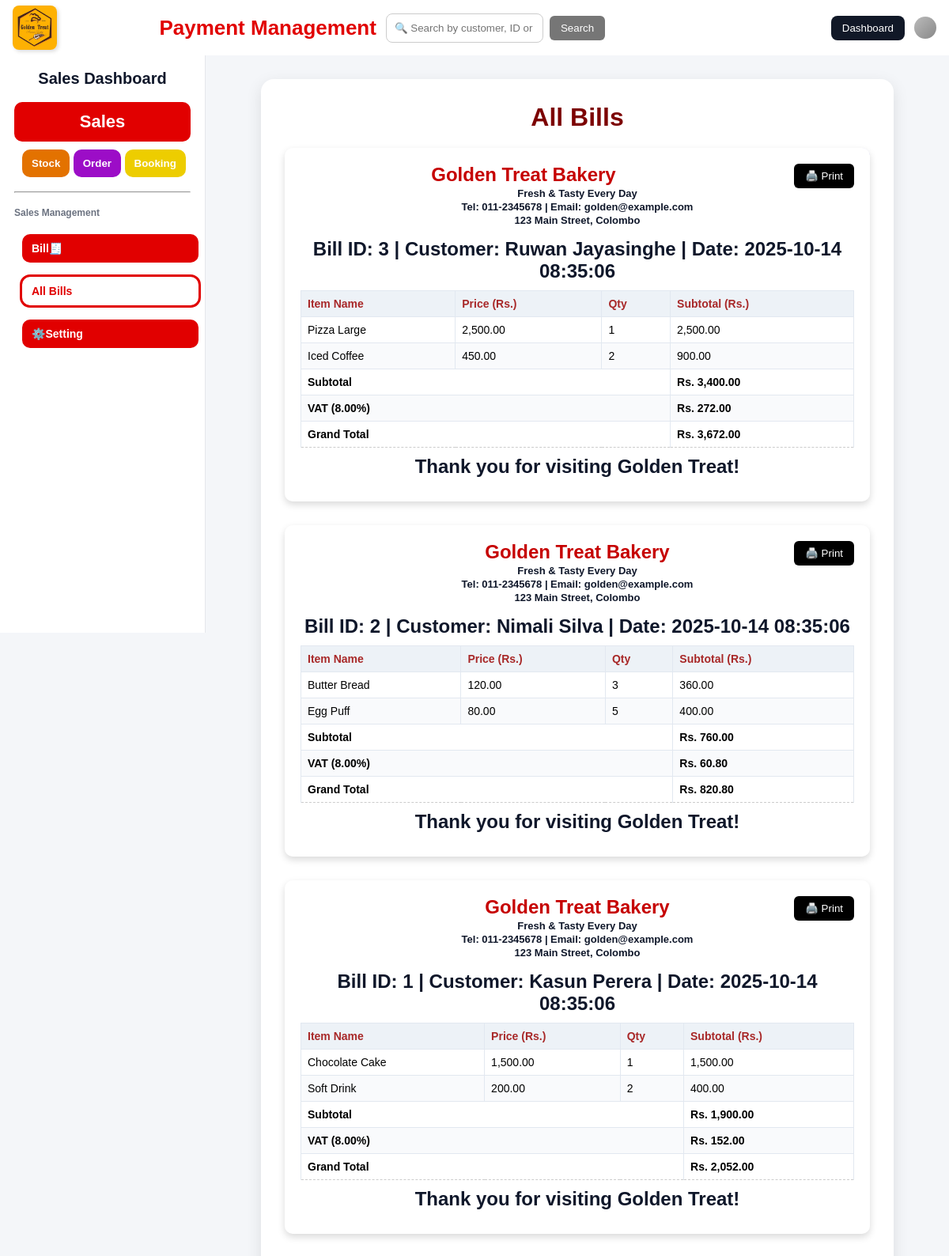
Page /payment/save_bill.php on the committed database.
### tables this page shows
CREATE TABLE bills (
    id INT AUTO_INCREMENT PRIMARY KEY,
    customer_name VARCHAR(255) NOT NULL,
    created_at TIMESTAMP DEFAULT CURRENT_TIMESTAMP
);

CREATE TABLE settings (
    id INT PRIMARY KEY AUTO_INCREMENT,
    shop_name VARCHAR(255) NOT NULL,
    shop_slogan VARCHAR(255),
    shop_tel VARCHAR(50),
    shop_email VARCHAR(255),
    shop_address TEXT,
    thank_note TEXT,
    vat_percent DECIMAL(5,2) DEFAULT 0.00
);

CREATE TABLE bill_items (
    id INT AUTO_INCREMENT PRIMARY KEY,
    bill_id INT NOT NULL,
    item_name VARCHAR(255) NOT NULL,
    price DECIMAL(10,2) NOT NULL,
    qty INT NOT NULL,
    FOREIGN KEY (bill_id) REFERENCES bills(id) ON DELETE CASCADE
);

### payment/save_bill.php (the view, shortened to what this page needs)
<?php
$host = "localhost";
$user = "root";
$pass = "";
$db   = "golden_treat";
$conn = new mysqli($host, $user, $pass, $db);
$settings = $conn->query("SELECT * FROM settings WHERE id=1")->fetch_assoc();
$shop_name    = $settings['shop_name'];
$shop_slogan  = $settings['shop_slogan'];
$shop_tel     = $settings['shop_tel'];
$shop_email   = $settings['shop_email'];
$shop_address = $settings['shop_address'];
$thank_note   = $settings['thank_note'];
$vat_percent  = $settings['vat_percent'];
$search = "";
if (!empty($_GET['search'])) {
    $search = $conn->real_escape_string($_GET['search']);
    $sql = "SELECT * FROM bills
            WHERE customer_name LIKE '%$search%'
               OR id LIKE '%$search%'
            ORDER BY id DESC";
} else {
    $sql = "SELECT * FROM bills ORDER BY id DESC";
}
$billsResult = $conn->query($sql);
?>
<!DOCTYPE html>
<html lang="en">
<head>
<link rel="stylesheet" href="style1.css">
</head>
<body>
  <div class="header">
    <div class="header-left"><img src="logo.jpg" alt="Logo" /></div>
    <div class="header-middle">
      <div class="header-middle-title">Payment Management</div>
      <div class="search-bar">
  <form method="GET" action="save_bill.php" style="display:flex; align-items:center;">
    <input id="globalSearch" type="text" name="search"
           placeholder="🔍 Search by customer, ID or date..."
           value="<?= htmlspecialchars($search) ?>">
    <button type="submit"
            style="margin-left:8px; padding:8px 14px; border:none; border-radius:6px; background:#00000089; color:#fff; cursor:pointer;">
      Search
    </button>
  </form>
</div>
    </div>
    <div class="header-right">
      <button class="role-btn" onclick="window.location.href='../index.html'">Dashboard</button>
      <div class="user-icon"></div>
    </div>
  </div>
  <div class="layout">
    <aside class="sidebar">
      <h1>Sales Dashboard</h1>
      <nav>
        <button class="salesbtn" onclick="window.location.href='index.php'">Sales</button>
        <div class="otherbtn">
          <button class="Sbtn" onclick="window.location.href='../stoke/stock.php'">Stock</button>
          <button class="Ubtn" onclick="window.location.href='../order/order.php'">Order</button>
          <button class="Bbtn" onclick="window.location.href='../booking/index.html'">Booking</button>
        </div>
        <hr />
        <p>Sales Management</p>
        <div class="salebtn">
          <button class="tab-btn " onclick="window.location.href='index.php'">Bill🧾</button>
          <button class="tab-btn active" onclick="window.location.href='save_bill.php'">All Bills</button>
          <button class="tab-btn " onclick="window.location.href='setting.php'">⚙️Setting</button>
        </div>
      </nav>
    </aside>
<div class="container">
<h1>All Bills</h1>
<a href="setting.php" style="float:right; margin-bottom:10px;">⚙️ Edit Shop Settings</a>
<?php
if ($billsResult->num_rows > 0) {
    while ($bill = $billsResult->fetch_assoc()) {
        echo '<div class="card" id="bill-'.$bill['id'].'">';
        echo '<button class="print-btn" onclick="printBill('.$bill['id'].')">🖨️ Print</button>';
        echo '<div class="shop-info">
                <h2>'.$shop_name.'</h2>
                <p>'.$shop_slogan.'</p>
                <p>Tel: '.$shop_tel.' | Email: '.$shop_email.'</p>
                <p>'.$shop_address.'</p>
              </div>';
        echo "<p><strong>Bill ID:</strong> {$bill['id']} | <strong>Customer:</strong> ".htmlspecialchars($bill['customer_name'])." | <strong>Date:</strong> {$bill['created_at']}</p>";
        $itemsResult = $conn->query("SELECT * FROM bill_items WHERE bill_id=".$bill['id']);
        echo '<table><thead><tr>
                <th>Item Name</th>
                <th>Price (Rs.)</th>
                <th>Qty</th>
                <th>Subtotal (Rs.)</th>
              </tr></thead><tbody>';
        $total = 0;
        while ($item = $itemsResult->fetch_assoc()) {
            $subtotal = $item['price'] * $item['qty'];
            echo "<tr>
                    <td>".htmlspecialchars($item['item_name'])."</td>
                    <td>".number_format($item['price'],2)."</td>
                    <td>{$item['qty']}</td>
                    <td>".number_format($subtotal,2)."</td>
                  </tr>";
            $total += $subtotal;
        }
        $vat = $total * ($vat_percent / 100);
        $grandTotal = $total + $vat;
        echo "<tr class='total-row'><td colspan='3'>Subtotal</td><td>Rs. ".number_format($total,2)."</td></tr>";
        echo "<tr class='total-row'><td colspan='3'>VAT ({$vat_percent}%)</td><td>Rs. ".number_format($vat,2)."</td></tr>";
        echo "<tr class='total-row'><td colspan='3'>Grand Total</td><td>Rs. ".number_format($grandTotal,2)."</td></tr>";
        echo '</tbody></table>';
        echo '<p style="text-align:center;">'.$thank_note.'</p>';
        echo '</div>';
    }
} else {
    echo "<p>No bills found.</p>";
}
?>
</div>
</body>
</html>

### payment/save_bill.php (style rules this page uses)
body { font-family: Arial, sans-serif; }
.container { max-width: 800px; margin: 30px auto; }

### rows in the picture
bills: id "3", customer_name "Ruwan Jayasinghe", created_at "2025-10-14 08:35:06", total "3,400.00"
settings: shop_name "Golden Treat Bakery", shop_slogan "Fresh & Tasty Every Day", shop_tel "011-2345678", shop_email "golden@example.com", shop_address "123 Main Street, Colombo", vat_percent "8.00", vat_percent "272.00", vat_percent "3,672.00", thank_note "Thank you for visiting Golden Treat!", vat_percent "60.80", vat_percent "820.80", vat_percent "152.00", vat_percent "2,052.00"
bill_items: item_name "Pizza Large", price "2,500.00", qty "1", subtotal "2,500.00"
bill_items: item_name "Iced Coffee", price "450.00", qty "2", subtotal "900.00"
bills: id "2", customer_name "Nimali Silva", created_at "2025-10-14 08:35:06", total "760.00"
bill_items: item_name "Butter Bread", price "120.00", qty "3", subtotal "360.00"
bill_items: item_name "Egg Puff", price "80.00", qty "5", subtotal "400.00"
bills: id "1", customer_name "Kasun Perera", created_at "2025-10-14 08:35:06", total "1,900.00"
bill_items: item_name "Chocolate Cake", price "1,500.00", qty "1", subtotal "1,500.00"
bill_items: item_name "Soft Drink", price "200.00", qty "2", subtotal "400.00"
